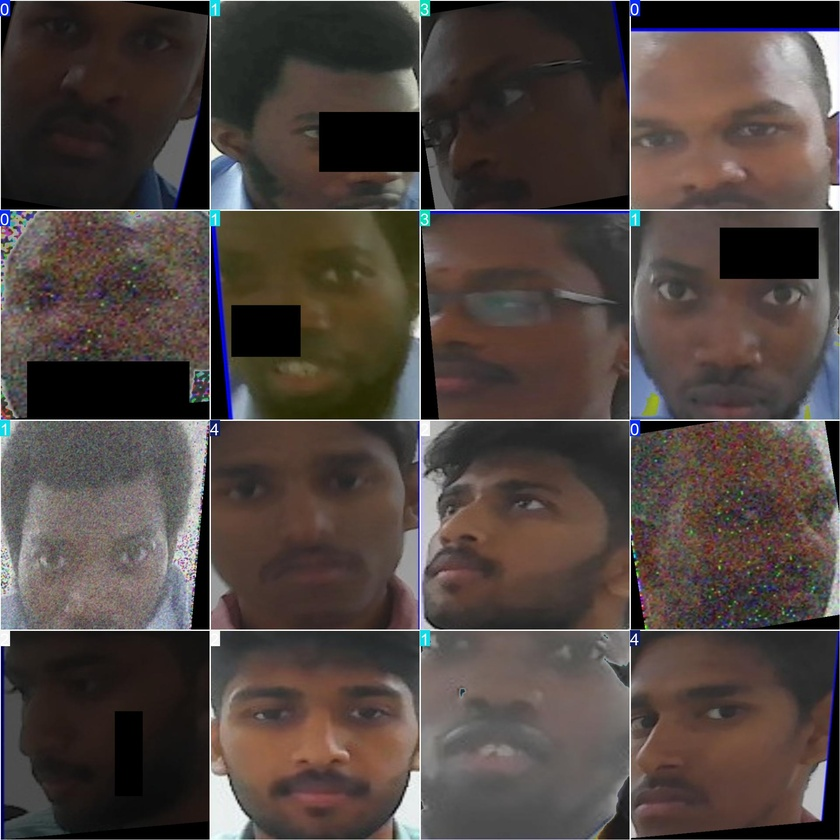
#> input picture runs/classify/case1/train_batch0.jpg, 840 x 840 px, shrunk from 1920 x 1920 before the run
$ python -i Augmentation.py   (imports and definitions only)
#> lines starting #> are read from the running program, lines starting #| are printed output that depends on the picture
#> further down, picture is the input picture: shape (840, 840, 3); mean B, G, R 64.9, 68.7, 79
import os
import cv2
import shutil
import random
import numpy as np


def ChangesImage(img):
    output_img = [img]
    contrast_factor_dark = random.uniform(0.5, 0.9)
    enhancer = cv2.addWeighted(img, contrast_factor_dark, 0, 0, 0)
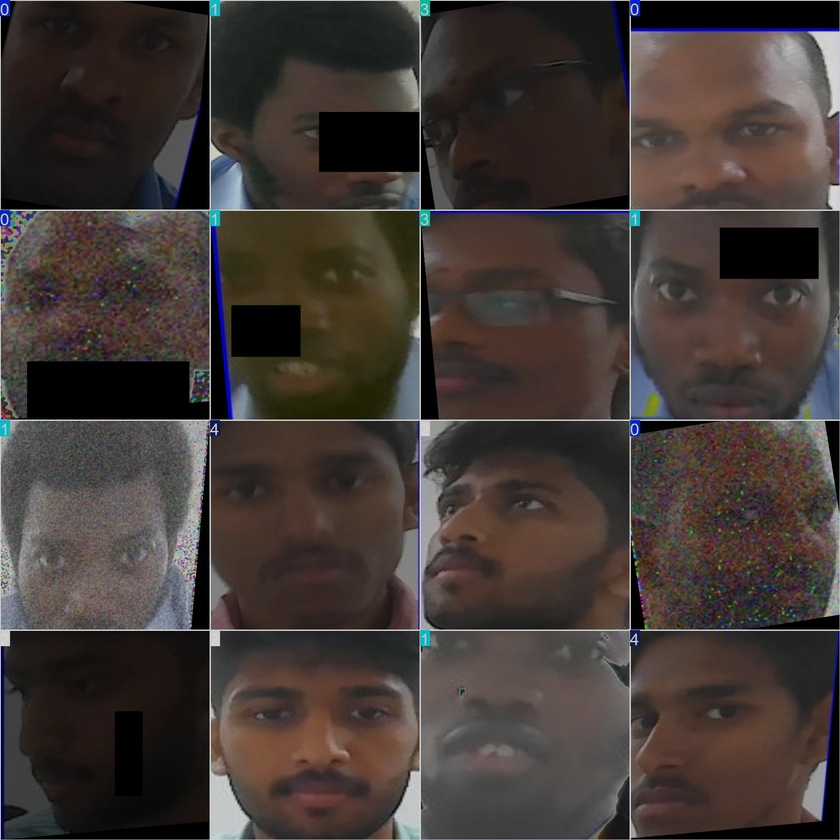
#> enhancer: shape (840, 840, 3); mean B, G, R 54.3, 57.6, 66.2
    output_img.append(enhancer)
    contrast_factor_bright = random.uniform(1.0, 1.6)
    enhancer = cv2.addWeighted(img, contrast_factor_bright, 0, 0, 0)
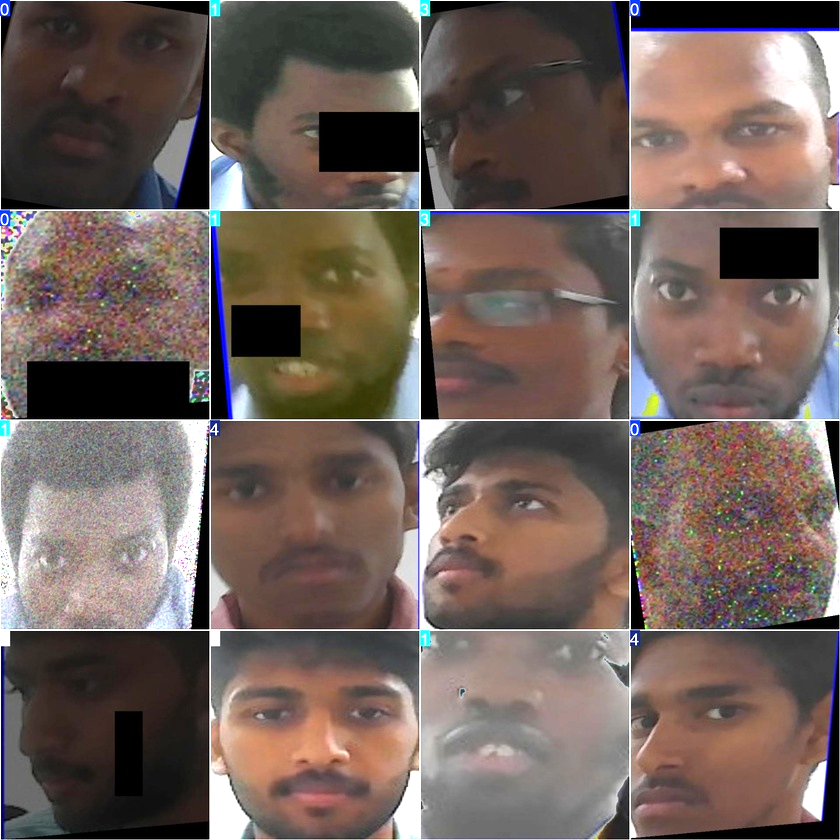
#> enhancer: shape (840, 840, 3); mean B, G, R 92.2, 98, 113.2
    output_img.append(enhancer)
    ram = random.choice([1, 2, 3, 4])
    if ram == 1:
        gaussianBlur = GaussianBlur(img)
        output_img.append(gaussianBlur)
    elif ram == 2:
        averageBlur = AverageBlur(img)
        output_img.append(averageBlur)
    elif ram == 3:
        gaussianNoise = GaussianNoise(img)
        output_img.append(gaussianNoise)
    elif ram == 4:
        saltPepperNoise = SaltPepperNoise(img)
        output_img.append(saltPepperNoise)
    return output_img


def GaussianBlur(image, size=3):
    Gauss = cv2.GaussianBlur(image, (size, size), 0)
    return Gauss


def AverageBlur(image, size=3):
    kernel = np.ones((size, size), np.float32) / (size * size)
    averaged_image = cv2.filter2D(image, -1, kernel)
    return averaged_image


def GaussianNoise(image, mean=0, sigma=25):
    gauss = np.random.normal(mean, sigma, image.shape)
    noisy = image + gauss.astype(np.uint8)
    return noisy


def SaltPepperNoise(image, salt_prob=0.01, pepper_prob=0.01):
#> called with salt_prob = 0.01, pepper_prob = 0.01
    noisy = np.copy(image)
    num_salt = np.ceil(salt_prob * image.size)
#> num_salt = 21168
    coords = [np.random.randint(0, i - 1, int(num_salt)) for i in image.shape]
    noisy[coords[0], coords[1], :] = (255, 255, 255)
    num_pepper = np.ceil(pepper_prob * image.size)
#> num_pepper = 21168
    coords = [np.random.randint(0, i - 1, int(num_pepper)) for i in image.shape]
    noisy[coords[0], coords[1], :] = (0, 0, 0)
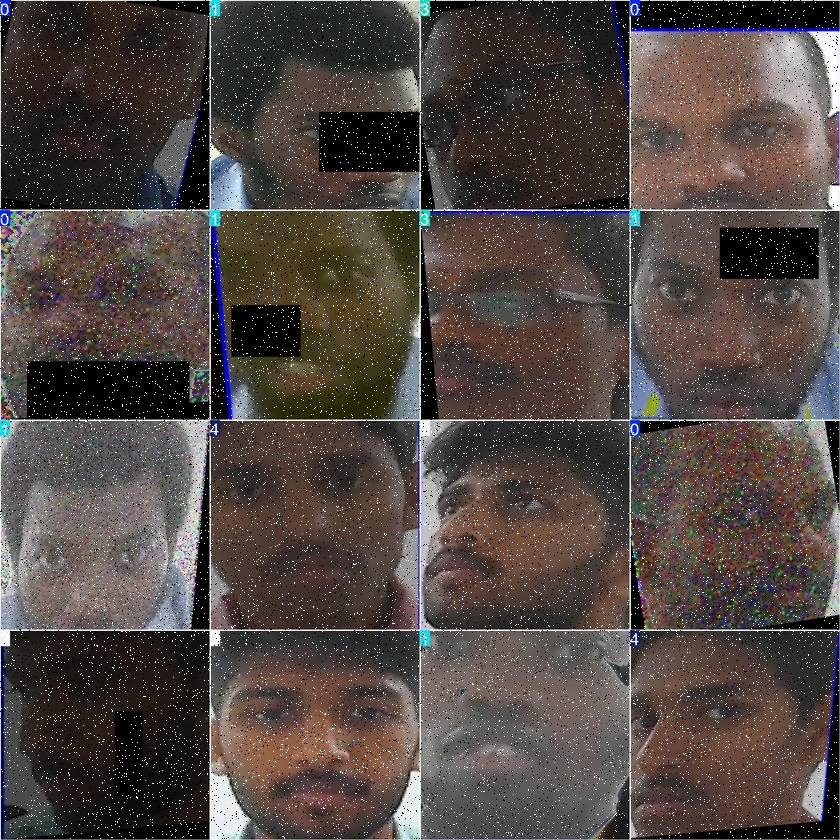
#> noisy: shape (840, 840, 3); mean B, G, R 68.4, 72, 81.7
    return noisy

>>> import cv2
>>> picture = cv2.imread('../runs/classify/case1/train_batch0.jpg')
>>> result = ChangesImage(picture)
#> result = 4 items

$ run again, on runs/classify/case1/train_batch1.jpg
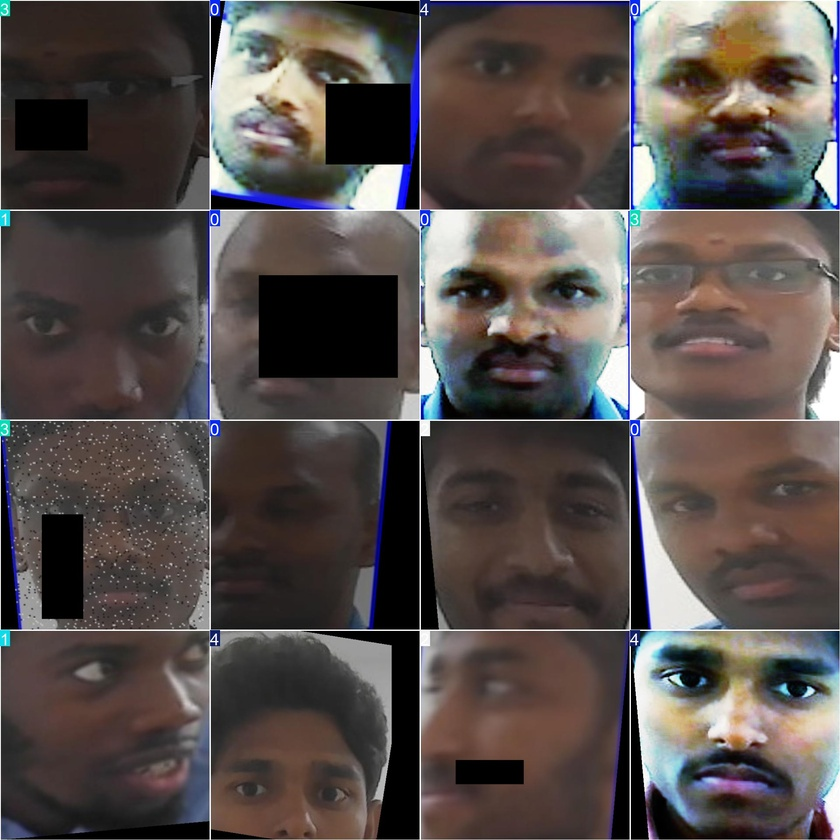
#> input picture runs/classify/case1/train_batch1.jpg, 840 x 840 px, shrunk from 1920 x 1920 before the run
#> picture is the input picture: shape (840, 840, 3); mean B, G, R 77, 78.9, 87.1
#> in ChangesImage, `enhancer = cv2.addWeighted(img, contrast_factor_bright, 0, 0, 0)`:
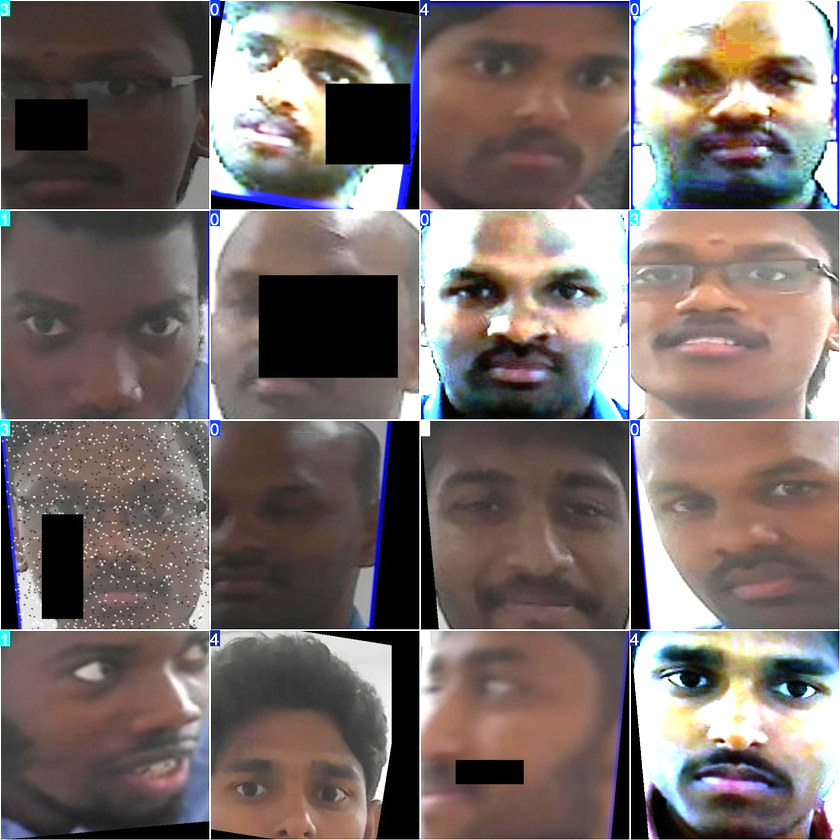
#> enhancer: shape (840, 840, 3); mean B, G, R 106.3, 109.1, 121.1
#> in SaltPepperNoise, `noisy[coords[0], coords[1], :] = (0, 0, 0)`:
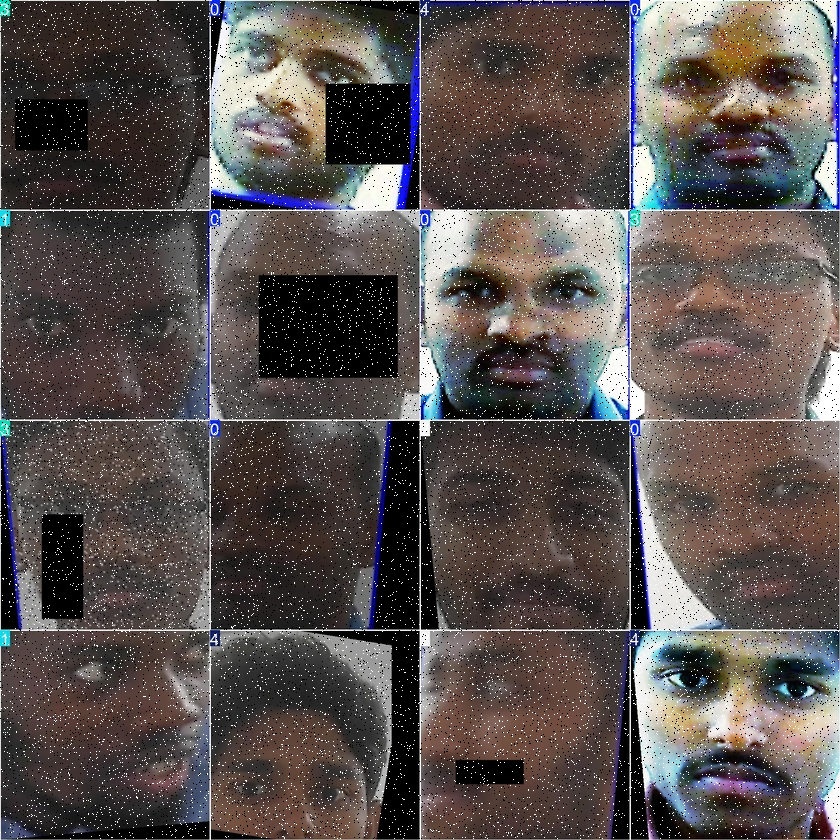
#> noisy: shape (840, 840, 3); mean B, G, R 79.8, 81.6, 89.3
#> result = 4 items

$ run again, on runs/classify/case1/train_batch2.jpg
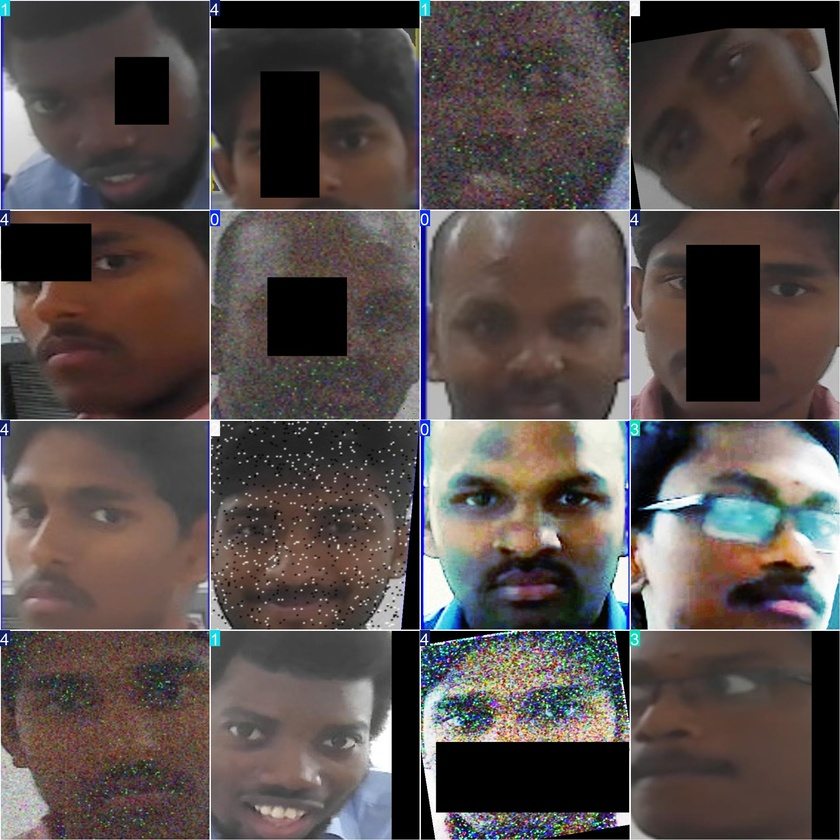
#> input picture runs/classify/case1/train_batch2.jpg, 840 x 840 px, shrunk from 1920 x 1920 before the run
#> picture is the input picture: shape (840, 840, 3); mean B, G, R 75.6, 77.8, 87
#> in ChangesImage, `enhancer = cv2.addWeighted(img, contrast_factor_bright, 0, 0, 0)`:
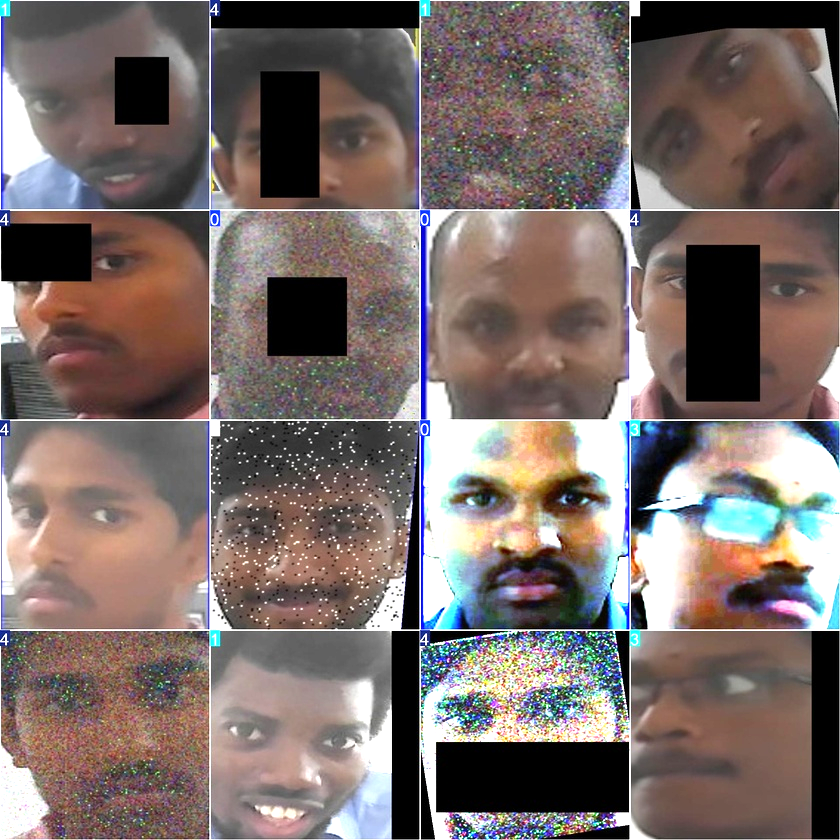
#> enhancer: shape (840, 840, 3); mean B, G, R 105.6, 108.9, 122.4
#> in SaltPepperNoise, `noisy[coords[0], coords[1], :] = (0, 0, 0)`:
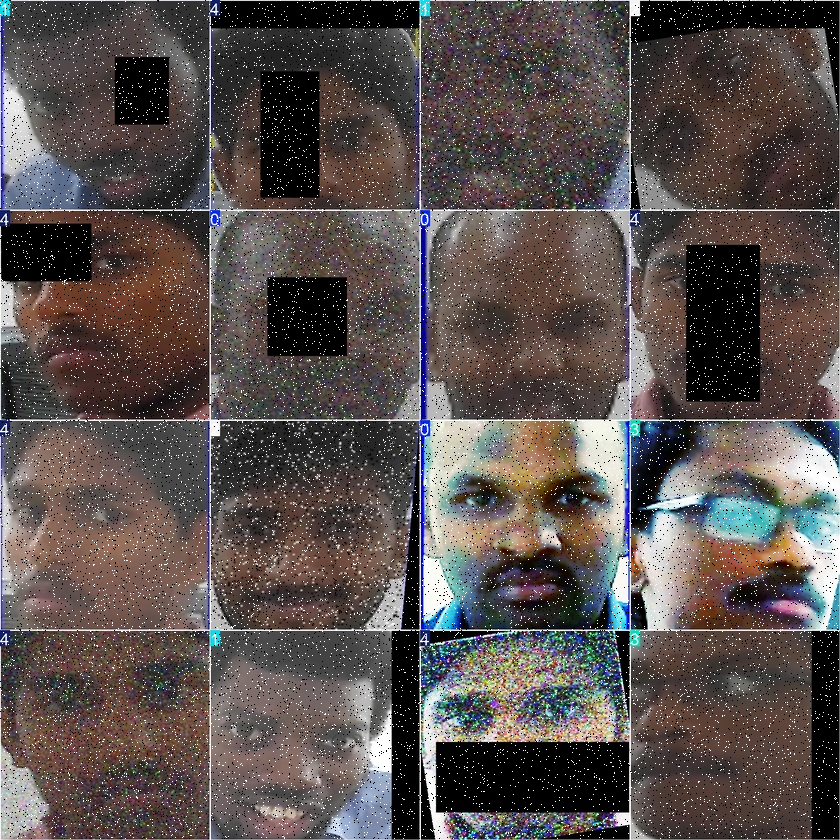
#> noisy: shape (840, 840, 3); mean B, G, R 78.5, 80.6, 89.3
#> result = 4 items

$ run again, on runs/classify/case1/train_batch9901.jpg
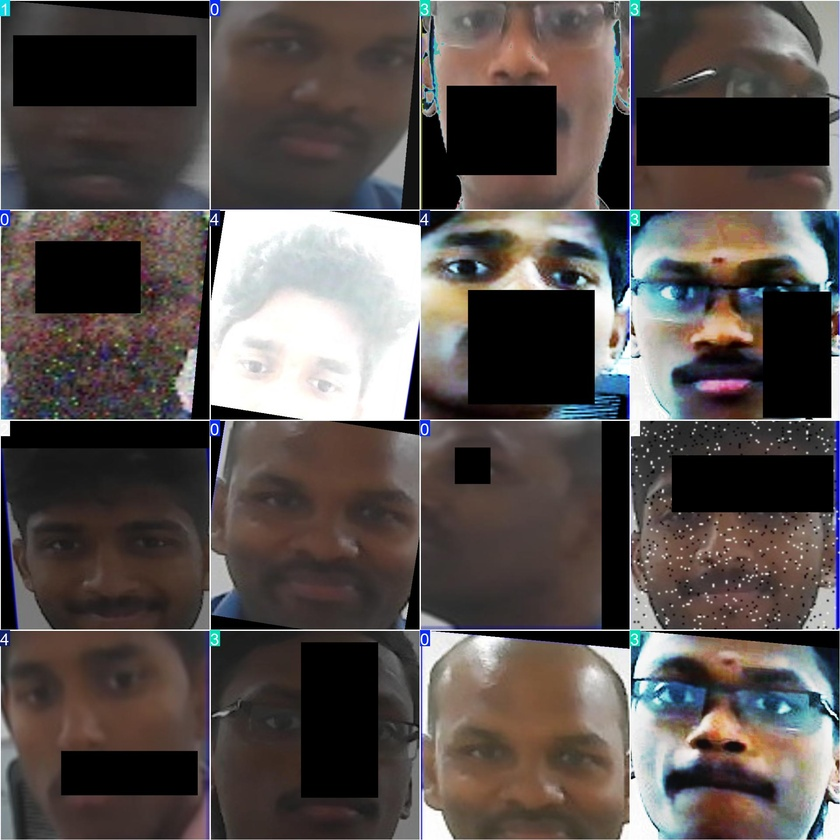
#> input picture runs/classify/case1/train_batch9901.jpg, 840 x 840 px, shrunk from 1920 x 1920 before the run
#> picture is the input picture: shape (840, 840, 3); mean B, G, R 77.6, 79.9, 87.2
#> in ChangesImage, `enhancer = cv2.addWeighted(img, contrast_factor_bright, 0, 0, 0)`:
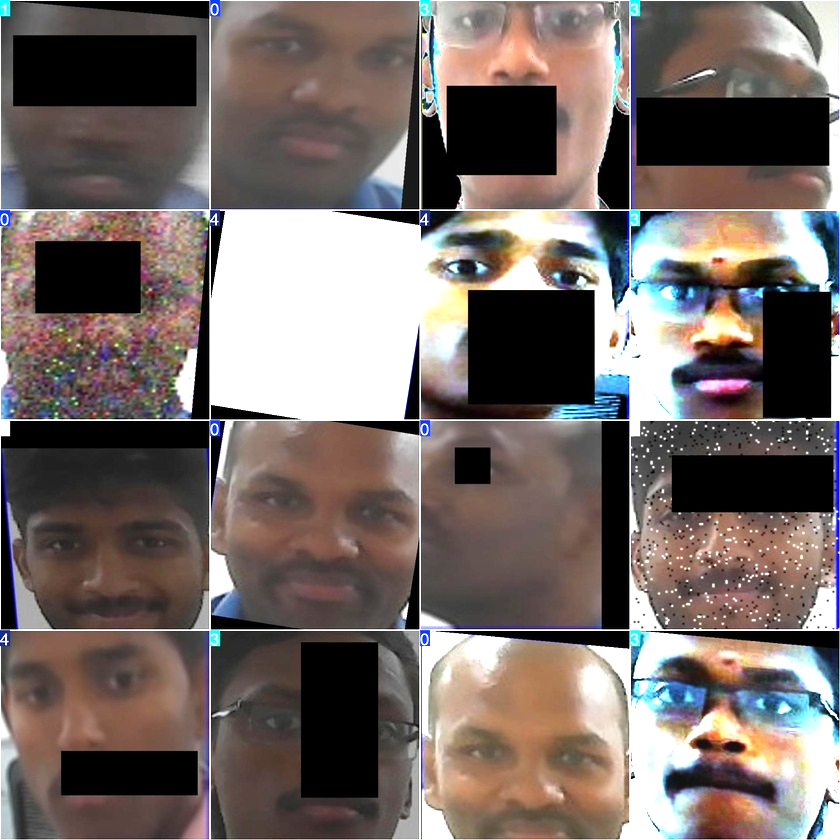
#> enhancer: shape (840, 840, 3); mean B, G, R 103.1, 106.5, 117.3
#> in SaltPepperNoise, `noisy[coords[0], coords[1], :] = (0, 0, 0)`:
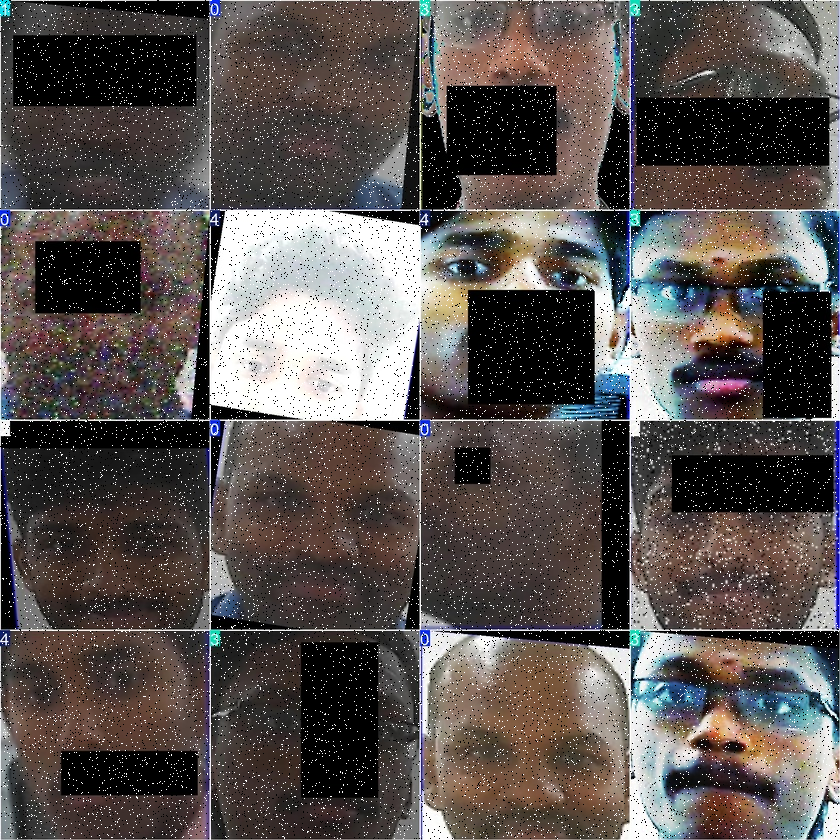
#> noisy: shape (840, 840, 3); mean B, G, R 80.4, 82.6, 89.5
#> result = 4 items
